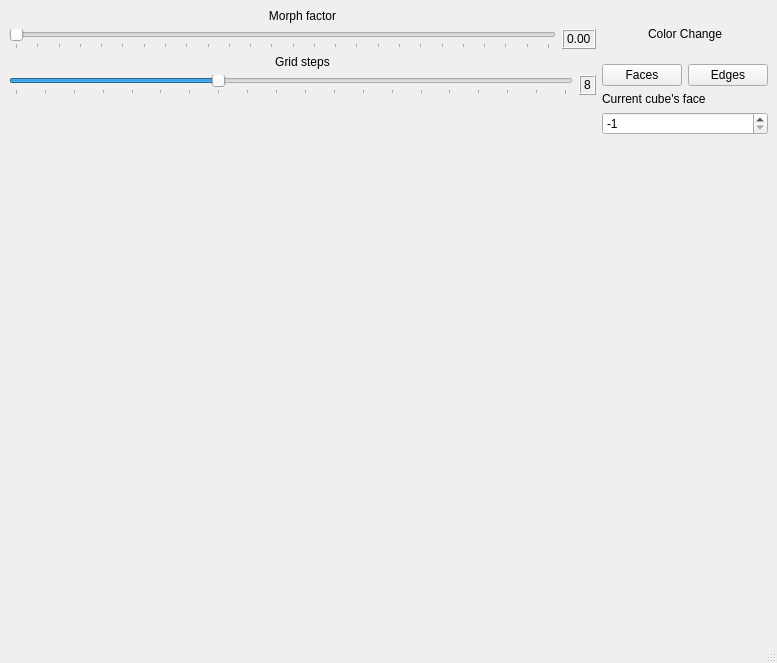
<?xml version="1.0" encoding="UTF-8"?>
<ui version="4.0">
 <class>MainWindow</class>
 <widget class="QMainWindow" name="MainWindow">
  <property name="geometry">
   <rect>
    <x>0</x>
    <y>0</y>
    <width>777</width>
    <height>663</height>
   </rect>
  </property>
  <property name="minimumSize">
   <size>
    <width>640</width>
    <height>640</height>
   </size>
  </property>
  <property name="windowTitle">
   <string>MainWindow</string>
  </property>
  <widget class="QWidget" name="centralwidget">
   <property name="styleSheet">
    <string notr="true">QPushButton{}</string>
   </property>
   <layout class="QVBoxLayout" name="verticalLayout_2">
    <item>
     <layout class="QHBoxLayout" name="horizontalLayout_3">
      <item>
       <layout class="QVBoxLayout" name="verticalLayout_5">
        <item>
         <widget class="QLabel" name="morphFactorLabel">
          <property name="text">
           <string>Morph factor</string>
          </property>
          <property name="alignment">
           <set>Qt::AlignCenter</set>
          </property>
         </widget>
        </item>
        <item>
         <layout class="QHBoxLayout" name="horizontalLayout_2">
          <item>
           <widget class="QSlider" name="morphFactorSlider">
            <property name="minimum">
             <number>0</number>
            </property>
            <property name="maximum">
             <number>50</number>
            </property>
            <property name="orientation">
             <enum>Qt::Horizontal</enum>
            </property>
            <property name="tickPosition">
             <enum>QSlider::TicksBelow</enum>
            </property>
            <property name="tickInterval">
             <number>2</number>
            </property>
           </widget>
          </item>
          <item>
           <widget class="QLabel" name="morphFactorNumLabel">
            <property name="frameShape">
             <enum>QFrame::Box</enum>
            </property>
            <property name="frameShadow">
             <enum>QFrame::Raised</enum>
            </property>
            <property name="text">
             <string>0.00</string>
            </property>
           </widget>
          </item>
         </layout>
        </item>
        <item>
         <widget class="QLabel" name="label">
          <property name="text">
           <string>Grid steps</string>
          </property>
          <property name="alignment">
           <set>Qt::AlignCenter</set>
          </property>
         </widget>
        </item>
        <item>
         <layout class="QHBoxLayout" name="horizontalLayout_4">
          <item>
           <widget class="QSlider" name="horizontalSlider">
            <property name="focusPolicy">
             <enum>Qt::WheelFocus</enum>
            </property>
            <property name="minimum">
             <number>1</number>
            </property>
            <property name="maximum">
             <number>20</number>
            </property>
            <property name="value">
             <number>8</number>
            </property>
            <property name="orientation">
             <enum>Qt::Horizontal</enum>
            </property>
            <property name="tickPosition">
             <enum>QSlider::TicksBelow</enum>
            </property>
            <property name="tickInterval">
             <number>1</number>
            </property>
           </widget>
          </item>
          <item>
           <widget class="QLabel" name="gridStepsLabel">
            <property name="frameShape">
             <enum>QFrame::Box</enum>
            </property>
            <property name="frameShadow">
             <enum>QFrame::Raised</enum>
            </property>
            <property name="text">
             <string>8</string>
            </property>
           </widget>
          </item>
         </layout>
        </item>
        <item>
         <spacer name="verticalSpacer">
          <property name="orientation">
           <enum>Qt::Vertical</enum>
          </property>
          <property name="sizeHint" stdset="0">
           <size>
            <width>20</width>
            <height>40</height>
           </size>
          </property>
         </spacer>
        </item>
       </layout>
      </item>
      <item>
       <layout class="QVBoxLayout" name="verticalLayout_4">
        <item>
         <widget class="QLabel" name="colorChangeLabel">
          <property name="text">
           <string>Color Change</string>
          </property>
          <property name="alignment">
           <set>Qt::AlignCenter</set>
          </property>
         </widget>
        </item>
        <item>
         <layout class="QVBoxLayout" name="verticalLayout">
          <item>
           <layout class="QHBoxLayout" name="horizontalLayout_5">
            <item>
             <widget class="QPushButton" name="facesButton">
              <property name="autoFillBackground">
               <bool>false</bool>
              </property>
              <property name="text">
               <string>Faces</string>
              </property>
             </widget>
            </item>
            <item>
             <widget class="QPushButton" name="edgesButton">
              <property name="text">
               <string>Edges</string>
              </property>
             </widget>
            </item>
           </layout>
          </item>
          <item>
           <widget class="QLabel" name="colorChangeLable">
            <property name="text">
             <string>Current cube's face</string>
            </property>
           </widget>
          </item>
          <item>
           <widget class="QSpinBox" name="faceNumSpinbox">
            <property name="minimum">
             <number>-1</number>
            </property>
            <property name="maximum">
             <number>5</number>
            </property>
            <property name="value">
             <number>-1</number>
            </property>
           </widget>
          </item>
         </layout>
        </item>
       </layout>
      </item>
     </layout>
    </item>
    <item>
     <widget class="CubeWidget" name="cubeWidget" native="true">
      <property name="sizePolicy">
       <sizepolicy hsizetype="Expanding" vsizetype="Expanding">
        <horstretch>1</horstretch>
        <verstretch>1</verstretch>
       </sizepolicy>
      </property>
      <property name="minimumSize">
       <size>
        <width>640</width>
        <height>480</height>
       </size>
      </property>
      <property name="focusPolicy">
       <enum>Qt::StrongFocus</enum>
      </property>
     </widget>
    </item>
   </layout>
  </widget>
  <widget class="QMenuBar" name="menubar">
   <property name="geometry">
    <rect>
     <x>0</x>
     <y>0</y>
     <width>777</width>
     <height>26</height>
    </rect>
   </property>
  </widget>
  <widget class="QStatusBar" name="statusbar"/>
 </widget>
 <customwidgets>
  <customwidget>
   <class>CubeWidget</class>
   <extends>QWidget</extends>
   <header>Biryuchkov/Task2/cubewidget.hpp</header>
   <container>1</container>
   <slots>
    <slot>setMorphFactorI(int)</slot>
    <slot>showDialog()</slot>
    <slot>setCurrentFace(int)</slot>
    <slot>setFaceMode()</slot>
    <slot>setEdgeMode()</slot>
    <slot>makeNewGrid(int)</slot>
   </slots>
  </customwidget>
 </customwidgets>
 <tabstops>
  <tabstop>cubeWidget</tabstop>
  <tabstop>morphFactorSlider</tabstop>
  <tabstop>horizontalSlider</tabstop>
  <tabstop>facesButton</tabstop>
  <tabstop>edgesButton</tabstop>
  <tabstop>faceNumSpinbox</tabstop>
 </tabstops>
 <resources/>
 <connections>
  <connection>
   <sender>morphFactorSlider</sender>
   <signal>valueChanged(int)</signal>
   <receiver>morphFactorNumLabel</receiver>
   <slot>setNum(int)</slot>
   <hints>
    <hint type="sourcelabel">
     <x>56</x>
     <y>65</y>
    </hint>
    <hint type="destinationlabel">
     <x>556</x>
     <y>84</y>
    </hint>
   </hints>
  </connection>
  <connection>
   <sender>horizontalSlider</sender>
   <signal>valueChanged(int)</signal>
   <receiver>gridStepsLabel</receiver>
   <slot>setNum(int)</slot>
   <hints>
    <hint type="sourcelabel">
     <x>509</x>
     <y>128</y>
    </hint>
    <hint type="destinationlabel">
     <x>553</x>
     <y>130</y>
    </hint>
   </hints>
  </connection>
  <connection>
   <sender>horizontalSlider</sender>
   <signal>valueChanged(int)</signal>
   <receiver>cubeWidget</receiver>
   <slot>makeNewGrid(int)</slot>
   <hints>
    <hint type="sourcelabel">
     <x>187</x>
     <y>129</y>
    </hint>
    <hint type="destinationlabel">
     <x>186</x>
     <y>215</y>
    </hint>
   </hints>
  </connection>
 </connections>
 <slots>
  <slot>callColorDialog()</slot>
 </slots>
</ui>
